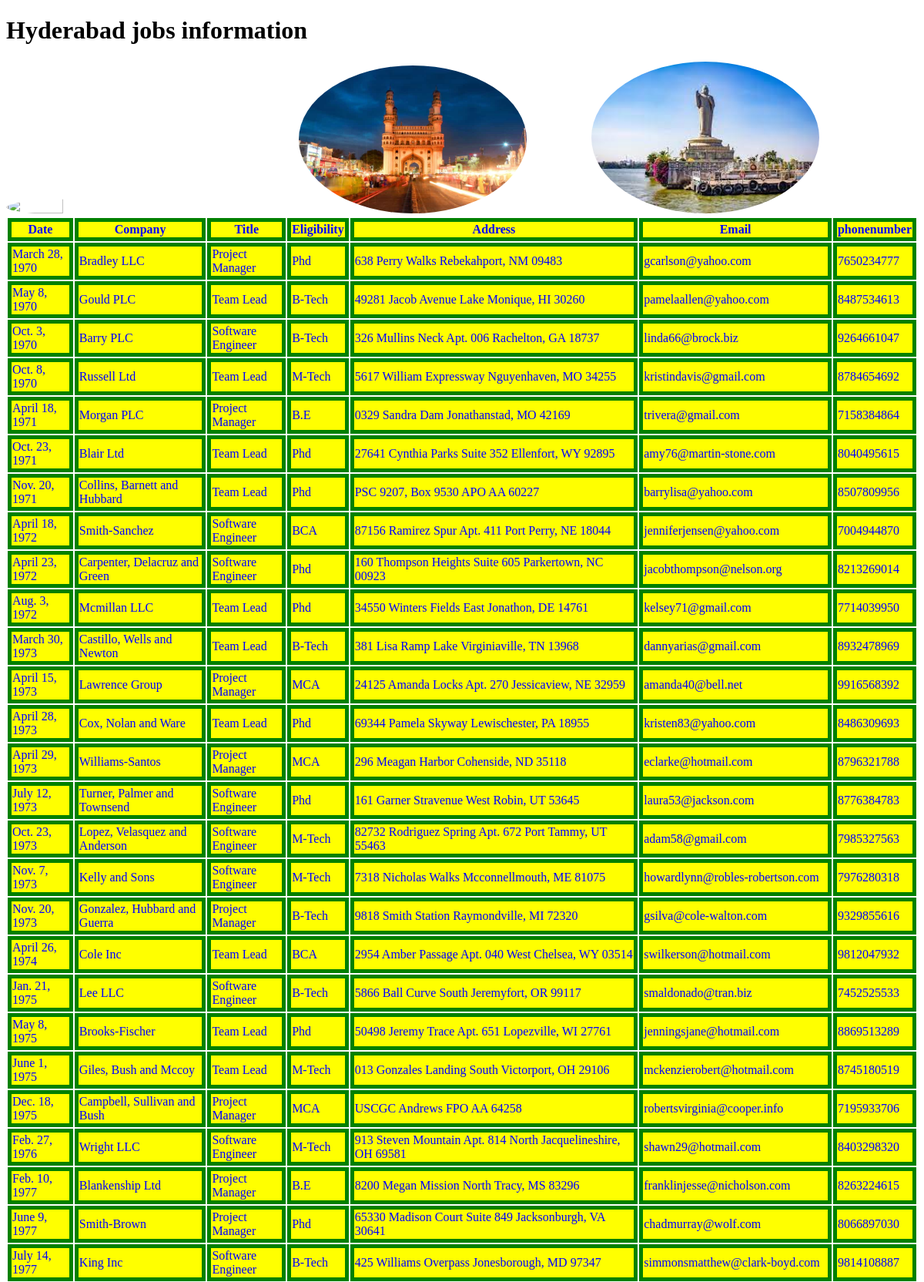
Screenshot of /hydjobs/ (upper part) with the database file from the repository.
### testApp/models.py (models this page shows)
class hydjobs(models.Model):
    date=models.DateField()
    company=models.CharField(max_length=100)
    title=models.CharField(max_length=100)
    eligibility=models.CharField(max_length=100)
    address=models.CharField(max_length=100)
    email=models.EmailField()
    phonenumber=models.IntegerField()

### testApp/views.py (the view)
# urls.py: path('hydjobs/',views.hydjobs1),
def hydjobs1(request):
    hydjobs_list=hydjobs.objects.order_by('date')
    my_dict={'hydjobs_list':hydjobs_list}
    return render(request,'testApp/hydjobs.html', context=my_dict)

### templates/testApp/hydjobs.html (shortened to what this page needs)
{% load static %}
<!DOCTYPE html>
<html lang="en" dir="ltr">
  <head>
    <link rel='stylesheet' href='{% static 'css/demo.css' %}'>
  </head>
  <body>
    <h1>Hyderabad jobs information</h1>
    <img src='{% static 'images/hyd1.jpg' %}'>
    <img src='{% static 'images/hyd2.jpg' %}'>
    <img src='{% static 'images/hyd3.jpg' %}'>
    {% if hydjobs_list %}
    <table>
      <thead>
        <th>Date</th>
        <th>Company</th>
        <th>Title</th>
        <th>Eligibility</th>
        <th>Address</th>
        <th>Email</th>
        <th>phonenumber</th>
      </thead>
      {% for hydjob in hydjobs_list %}
      <tr>
        <td>{{hydjob.date}}</td>
        <td>{{hydjob.company}}</td>
        <td>{{hydjob.title}}</td>
        <td>{{hydjob.eligibility}}</td>
        <td>{{hydjob.address}}</td>
        <td>{{hydjob.email}}</td>
        <td>{{hydjob.phonenumber}}</td>
      </tr>
      {% endfor %}
    </table>
    {% else %}
    <p>There is not found any tables</p>
    {% endif %}
  </body>
</html>

### static/css/demo.css (style rules this page uses)
body { background:url(https://images.unsplash.com/photo-1587502538004-e9ec84b491c4?ixid=MnwxMjA3fDB8MHxwaG90by1wYWdlfHx8fGVufDB8fHx8&ixlib=rb-1.2.1&auto=format&fit=crop&w=750&q=80); background-repeat: no-repeat; background-size: cover; }
img { height:25%; width:25%; margin-right: 80px; border-radius:50%; }
table th,td { border:5px solid green; background-color:yellow; color:blue; margin-top:50px; }

### rows the page displays
hydjobs: date "March 28, 1970", company "Bradley LLC", title "Project Manager", eligibility "Phd", address "638 Perry Walks Rebekahport, NM 09483", email "gcarlson@yahoo.com", phonenumber "7650234777"
hydjobs: date "May 8, 1970", company "Gould PLC", title "Team Lead", eligibility "B-Tech", address "49281 Jacob Avenue Lake Monique, HI 30260", email "pamelaallen@yahoo.com", phonenumber "8487534613"
hydjobs: date "Oct. 3, 1970", company "Barry PLC", title "Software Engineer", eligibility "B-Tech", address "326 Mullins Neck Apt. 006 Rachelton, GA 18737", email "linda66@brock.biz", phonenumber "9264661047"
hydjobs: date "Oct. 8, 1970", company "Russell Ltd", title "Team Lead", eligibility "M-Tech", address "5617 William Expressway Nguyenhaven, MO 34255", email "kristindavis@gmail.com", phonenumber "8784654692"
hydjobs: date "April 18, 1971", company "Morgan PLC", title "Project Manager", eligibility "B.E", address "0329 Sandra Dam Jonathanstad, MO 42169", email "trivera@gmail.com", phonenumber "7158384864"
hydjobs: date "Oct. 23, 1971", company "Blair Ltd", title "Team Lead", eligibility "Phd", address "27641 Cynthia Parks Suite 352 Ellenfort, WY 92895", email "amy76@martin-stone.com", phonenumber "8040495615"
hydjobs: date "Nov. 20, 1971", company "Collins, Barnett and Hubbard", title "Team Lead", eligibility "Phd", address "PSC 9207, Box 9530 APO AA 60227", email "barrylisa@yahoo.com", phonenumber "8507809956"
hydjobs: date "April 18, 1972", company "Smith-Sanchez", title "Software Engineer", eligibility "BCA", address "87156 Ramirez Spur Apt. 411 Port Perry, NE 18044", email "jenniferjensen@yahoo.com", phonenumber "7004944870"
hydjobs: date "April 23, 1972", company "Carpenter, Delacruz and Green", title "Software Engineer", eligibility "Phd", address "160 Thompson Heights Suite 605 Parkertown, NC 00923", email "jacobthompson@nelson.org", phonenumber "8213269014"
hydjobs: date "Aug. 3, 1972", company "Mcmillan LLC", title "Team Lead", eligibility "Phd", address "34550 Winters Fields East Jonathon, DE 14761", email "kelsey71@gmail.com", phonenumber "7714039950"
hydjobs: date "March 30, 1973", company "Castillo, Wells and Newton", title "Team Lead", eligibility "B-Tech", address "381 Lisa Ramp Lake Virginiaville, TN 13968", email "dannyarias@gmail.com", phonenumber "8932478969"
hydjobs: date "April 15, 1973", company "Lawrence Group", title "Project Manager", eligibility "MCA", address "24125 Amanda Locks Apt. 270 Jessicaview, NE 32959", email "amanda40@bell.net", phonenumber "9916568392"
hydjobs: date "April 28, 1973", company "Cox, Nolan and Ware", title "Team Lead", eligibility "Phd", address "69344 Pamela Skyway Lewischester, PA 18955", email "kristen83@yahoo.com", phonenumber "8486309693"
hydjobs: date "April 29, 1973", company "Williams-Santos", title "Project Manager", eligibility "MCA", address "296 Meagan Harbor Cohenside, ND 35118", email "eclarke@hotmail.com", phonenumber "8796321788"
hydjobs: date "July 12, 1973", company "Turner, Palmer and Townsend", title "Software Engineer", eligibility "Phd", address "161 Garner Stravenue West Robin, UT 53645", email "laura53@jackson.com", phonenumber "8776384783"
hydjobs: date "Oct. 23, 1973", company "Lopez, Velasquez and Anderson", title "Software Engineer", eligibility "M-Tech", address "82732 Rodriguez Spring Apt. 672 Port Tammy, UT 55463", email "adam58@gmail.com", phonenumber "7985327563"
hydjobs: date "Nov. 7, 1973", company "Kelly and Sons", title "Software Engineer", eligibility "M-Tech", address "7318 Nicholas Walks Mcconnellmouth, ME 81075", email "howardlynn@robles-robertson.com", phonenumber "7976280318"
hydjobs: date "Nov. 20, 1973", company "Gonzalez, Hubbard and Guerra", title "Project Manager", eligibility "B-Tech", address "9818 Smith Station Raymondville, MI 72320", email "gsilva@cole-walton.com", phonenumber "9329855616"
hydjobs: date "April 26, 1974", company "Cole Inc", title "Team Lead", eligibility "BCA", address "2954 Amber Passage Apt. 040 West Chelsea, WY 03514", email "swilkerson@hotmail.com", phonenumber "9812047932"
hydjobs: date "Jan. 21, 1975", company "Lee LLC", title "Software Engineer", eligibility "B-Tech", address "5866 Ball Curve South Jeremyfort, OR 99117", email "smaldonado@tran.biz", phonenumber "7452525533"
hydjobs: date "May 8, 1975", company "Brooks-Fischer", title "Team Lead", eligibility "Phd", address "50498 Jeremy Trace Apt. 651 Lopezville, WI 27761", email "jenningsjane@hotmail.com", phonenumber "8869513289"
hydjobs: date "June 1, 1975", company "Giles, Bush and Mccoy", title "Team Lead", eligibility "M-Tech", address "013 Gonzales Landing South Victorport, OH 29106", email "mckenzierobert@hotmail.com", phonenumber "8745180519"
hydjobs: date "Dec. 18, 1975", company "Campbell, Sullivan and Bush", title "Project Manager", eligibility "MCA", address "USCGC Andrews FPO AA 64258", email "robertsvirginia@cooper.info", phonenumber "7195933706"
hydjobs: date "Feb. 27, 1976", company "Wright LLC", title "Software Engineer", eligibility "M-Tech", address "913 Steven Mountain Apt. 814 North Jacquelineshire, OH 69581", email "shawn29@hotmail.com", phonenumber "8403298320"
hydjobs: date "Feb. 10, 1977", company "Blankenship Ltd", title "Project Manager", eligibility "B.E", address "8200 Megan Mission North Tracy, MS 83296", email "franklinjesse@nicholson.com", phonenumber "8263224615"
hydjobs: date "June 9, 1977", company "Smith-Brown", title "Project Manager", eligibility "Phd", address "65330 Madison Court Suite 849 Jacksonburgh, VA 30641", email "chadmurray@wolf.com", phonenumber "8066897030"
hydjobs: date "July 14, 1977", company "King Inc", title "Software Engineer", eligibility "B-Tech", address "425 Williams Overpass Jonesborough, MD 97347", email "simmonsmatthew@clark-boyd.com", phonenumber "9814108887"
